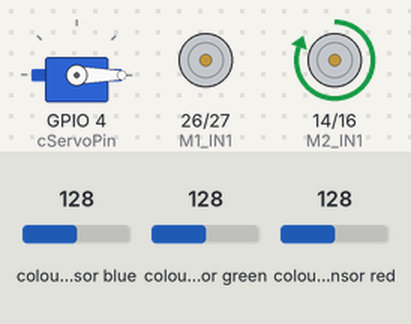
This sketch was run on a simulated ESP32. On the bench: servo, motor-driver pin pairs drawn as motors (green arrow = first pin HIGH = forward, orange = second pin HIGH = backward, longer = more drive, scaled by the enable pin). The test bench sets the inputs (shaded band); at power-on: colour sensor green 128, colour sensor blue 128, colour sensor red 128. Servo pulses on a pin are drawn as a servo (544–2400 µs = 0–180°); what the sketch prints to the serial monitor is not drawn.

Above: at 2.2 s.
2.3 s: colour sensor green set to 167
5.3 s: colour sensor green set to 173
At 7.5 s:
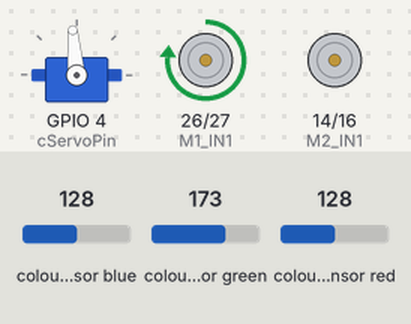
8.3 s: colour sensor blue set to 121
At 10.6 s:
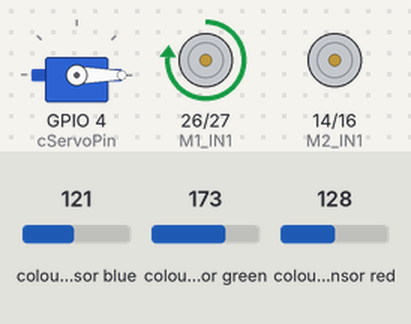
11.3 s: colour sensor blue set to 128
At 14.2 s:
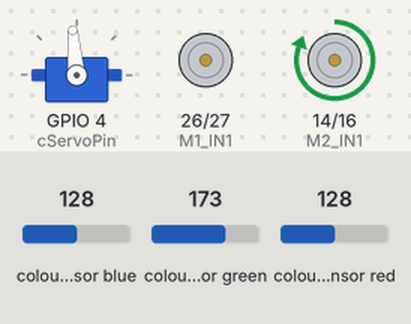
14.3 s: colour sensor blue set to 5
At 16.23 s:
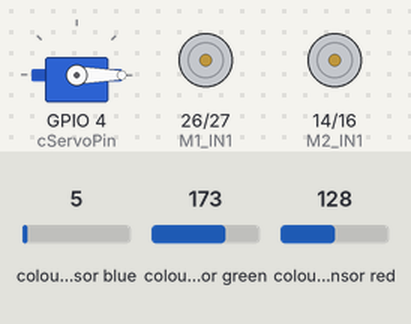
Timing chart, 0 to 18.3 s (numbered marks = the images above; inputs shaded):
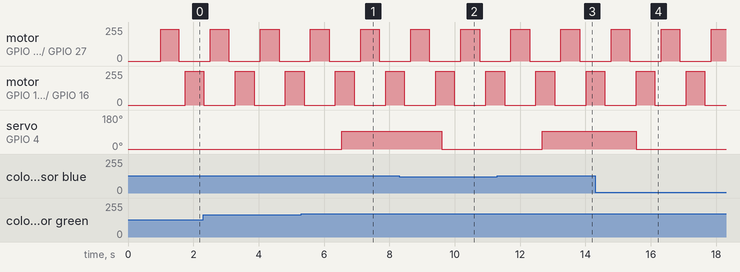

Measured:
- the behaviour switches between 170 and 171 on colour sensor green (found by bisection; images 0 and 1)
- the behaviour switches between 126 and 125 on colour sensor blue (found by bisection; images 1 and 2)
- after the input at 5.3 s, servo on GPIO 4 (cServoPin): 0° → 95° after 1.2 s
- after the input at 8.3 s, servo on GPIO 4 (cServoPin): 95° → 0° after 1.3 s
- after the input at 11.3 s, servo on GPIO 4 (cServoPin): 0° → 95° after 1.4 s
- after the input at 14.3 s, servo on GPIO 4 (cServoPin): 95° → 0° after 1.2 s
- by itself, motor on GPIO 26 (M1_IN1) / GPIO 27 (M1_IN2): alternates forward 239/255 for 0.57 s and stopped for 0.96 s
- by itself, motor on GPIO 14 (M2_IN1) / GPIO 16 (M2_IN2): alternates forward 255/255 for 0.57 s and stopped for 0.96 s

The sketch:

SortingSystem.ino
```cpp
// Milestone 4 Full Sorting System Code
// Lab 003, Group 001
#include <Wire.h>
#include "Adafruit_TCS34725.h"
#include <math.h>

// -------------------- Servo setup --------------------------
const int cServoPin = 4;
const long cMinDutyCycle = 400;
const long cMaxDutyCycle = 2100;

// Servo positions
const int SERVO_POS_DEFAULT = 0;    // non-green direction
const int SERVO_POS_GREEN   = 90;   // green direction

enum ServoState { SERVO_AT_DEFAULT, SERVO_MOVING_TO_GREEN, SERVO_AT_GREEN, SERVO_MOVING_TO_DEFAULT };
ServoState servoState = SERVO_AT_DEFAULT;

// Debounce timers
uint32_t greenSeenAt    = 0;
uint32_t notGreenSeenAt = 0;
bool greenConfirmed     = false;
const uint32_t CONFIRM_MS = 1000;

// -------------------- I2C pins -----------------------------
static const int SDA_PIN = 21;
static const int SCL_PIN = 22;

// -------------------- Color sensor -------------------------
Adafruit_TCS34725 tcs =
  Adafruit_TCS34725(TCS34725_INTEGRATIONTIME_50MS, TCS34725_GAIN_4X);

static const uint8_t AVG_SAMPLES = 3;
static const uint16_t LOOP_DELAY_MS = 25;

float GREEN_MIN_NORM = 0.40f;
float RED_MAX_NORM   = 0.30f;
float BLUE_MAX_NORM  = 0.32f;
float HUE_MIN_DEG    = 115.0f;
float HUE_MAX_DEG    = 135.0f;
float DOMINANCE_MIN  = 0.10f;
uint16_t CLEAR_MIN   = 150;

// -------------------- Motor setup --------------------------
const int M1_IN1 = 26;
const int M1_IN2 = 27;
const int M1_PWM = 25;
const int M2_IN1 = 14;
const int M2_IN2 = 16;
const int M2_PWM = 17;

const int PWM_FREQ = 20000;
const int PWM_RES  = 8;

const int M1_SPEED = 240;
const int M2_SPEED = 255;

const unsigned long RUN_TIME  = 500;   // how long each motor runs
const unsigned long GAP_TIME  = 0;   // pause between motors

enum MotorState { M1_RUNNING, GAP_TO_M2, M2_RUNNING, GAP_TO_M1 };
MotorState motorState = M1_RUNNING;
unsigned long motorStateStart = 0;

// -------------------- Data structure -----------------------
struct ColorReading {
  uint16_t r, g, b, c;
  float rn, gn, bn;
  float hue, sat, val;
  float dominance;
};

// -------------------- Utility functions --------------------
void rgbToHsv(float r, float g, float b, float &h, float &s, float &v) {
  float maxVal = fmaxf(r, fmaxf(g, b));
  float minVal = fminf(r, fminf(g, b));
  float delta = maxVal - minVal;
  v = maxVal;
  if (maxVal <= 0.0f) { s = 0.0f; h = 0.0f; return; }
  s = delta / maxVal;
  if (delta <= 0.000001f) { h = 0.0f; return; }
  if (maxVal == r)      h = 60.0f * fmodf(((g - b) / delta), 6.0f);
  else if (maxVal == g) h = 60.0f * (((b - r) / delta) + 2.0f);
  else                  h = 60.0f * (((r - g) / delta) + 4.0f);
  if (h < 0.0f) h += 360.0f;
}

bool hueInGreenRange(float h) {
  return (h >= HUE_MIN_DEG && h <= HUE_MAX_DEG);
}

ColorReading readAveragedColor() {
  uint32_t rSum = 0, gSum = 0, bSum = 0, cSum = 0;
  for (uint8_t i = 0; i < AVG_SAMPLES; i++) {
    uint16_t r, g, b, c;
    tcs.getRawData(&r, &g, &b, &c);
    rSum += r; gSum += g; bSum += b; cSum += c;
    delay(5);
  }
  ColorReading out;
  out.r = rSum / AVG_SAMPLES;
  out.g = gSum / AVG_SAMPLES;
  out.b = bSum / AVG_SAMPLES;
  out.c = cSum / AVG_SAMPLES;
  float sumRGB = (float)out.r + (float)out.g + (float)out.b;
  if (sumRGB < 1.0f) sumRGB = 1.0f;
  out.rn = out.r / sumRGB;
  out.gn = out.g / sumRGB;
  out.bn = out.b / sumRGB;
  rgbToHsv(out.rn, out.gn, out.bn, out.hue, out.sat, out.val);
  out.dominance = out.gn - fmaxf(out.rn, out.bn);
  return out;
}

bool isGreenEraser(const ColorReading &x) {
  if (x.c < CLEAR_MIN)             return false;
  if (x.gn < GREEN_MIN_NORM)       return false;
  if (x.rn > RED_MAX_NORM)         return false;
  if (x.bn > BLUE_MAX_NORM)        return false;
  if (x.dominance < DOMINANCE_MIN) return false;
  if (!hueInGreenRange(x.hue))     return false;
  return true;
}

void printHeader() {
  Serial.println();
  Serial.println("r,g,b,c,rNorm,gNorm,bNorm,hue,sat,val,dominance,isGreen,servoState");
  Serial.println("--------------------------------------------------------------------");
}

void printReading(const ColorReading &x, bool greenNow) {
  Serial.print(x.r);            Serial.print(",");
  Serial.print(x.g);            Serial.print(",");
  Serial.print(x.b);            Serial.print(",");
  Serial.print(x.c);            Serial.print(",");
  Serial.print(x.rn, 4);        Serial.print(",");
  Serial.print(x.gn, 4);        Serial.print(",");
  Serial.print(x.bn, 4);        Serial.print(",");
  Serial.print(x.hue, 1);       Serial.print(",");
  Serial.print(x.sat, 3);       Serial.print(",");
  Serial.print(x.val, 3);       Serial.print(",");
  Serial.print(x.dominance, 4); Serial.print(",");
  Serial.print(greenNow ? 1 : 0); Serial.print(",");
  Serial.println(servoState);
}

long degreesToDutyCycle(int deg) {
  return map(deg, 0, 180, cMinDutyCycle, cMaxDutyCycle);
}

void moveServoTo(int deg) {
  ledcWrite(cServoPin, degreesToDutyCycle(deg));
}

// -------------------- Motor functions ----------------------
void turnMotor1On() {
  digitalWrite(M1_IN1, HIGH);
  digitalWrite(M1_IN2, LOW);
  ledcWrite(M1_PWM, M1_SPEED);
}
void turnMotor1Off() {
  ledcWrite(M1_PWM, 0);
  digitalWrite(M1_IN1, LOW);
  digitalWrite(M1_IN2, LOW);
}
void turnMotor2On() {
  digitalWrite(M2_IN1, HIGH);
  digitalWrite(M2_IN2, LOW);
  ledcWrite(M2_PWM, M2_SPEED);
}
void turnMotor2Off() {
  ledcWrite(M2_PWM, 0);
  digitalWrite(M2_IN1, LOW);
  digitalWrite(M2_IN2, LOW);
}

// -------------------- Motor state machine ------------------
void updateMotors() {
  unsigned long now = millis();
  switch (motorState) {
    case M1_RUNNING:
      if (now - motorStateStart >= RUN_TIME) {
        turnMotor1Off();
        motorStateStart = now;
        motorState = GAP_TO_M2;
      }
      break;
    case GAP_TO_M2:
      if (now - motorStateStart >= GAP_TIME) {
        turnMotor2On();
        motorStateStart = now;
        motorState = M2_RUNNING;
      }
      break;
    case M2_RUNNING:
      if (now - motorStateStart >= RUN_TIME) {
        turnMotor2Off();
        motorStateStart = now;
        motorState = GAP_TO_M1;
      }
      break;
    case GAP_TO_M1:
      if (now - motorStateStart >= GAP_TIME) {
        turnMotor1On();
        motorStateStart = now;
        motorState = M1_RUNNING;
      }
      break;
  }
}

// -------------------- Setup --------------------------------
void setup() {
  Serial.begin(115200);
  delay(1000);

  // Color sensor
  Wire.begin(SDA_PIN, SCL_PIN);
  if (!tcs.begin()) {
    Serial.println("ERROR: Color sensor not found. Check wiring.");
    while (true) { delay(100); }
  }
  Serial.println("Color sensor found.");
  printHeader();

  // Servo — start at non-green position
  pinMode(cServoPin, OUTPUT);
  ledcAttach(cServoPin, 50, 14);
  moveServoTo(SERVO_POS_DEFAULT);

  // Motors
  pinMode(M1_IN1, OUTPUT); pinMode(M1_IN2, OUTPUT);
  pinMode(M2_IN1, OUTPUT); pinMode(M2_IN2, OUTPUT);
  digitalWrite(M1_IN1, LOW); digitalWrite(M1_IN2, LOW);
  digitalWrite(M2_IN1, LOW); digitalWrite(M2_IN2, LOW);

  bool ok1 = ledcAttach(M1_PWM, PWM_FREQ, PWM_RES);
  bool ok2 = ledcAttach(M2_PWM, PWM_FREQ, PWM_RES);
  if (!ok1 || !ok2) {
    Serial.println("PWM attach failed");
    while (true) {}
  }

  // Start with motor 1
  turnMotor1On();
  motorStateStart = millis();
}

// -------------------- Loop ---------------------------------
void loop() {
  uint32_t now = millis();

  // --- Color reading ---
  ColorReading x = readAveragedColor();
  bool greenNow = isGreenEraser(x);
  printReading(x, greenNow);

  // --- Servo logic ---
  if (servoState == SERVO_AT_DEFAULT) {
    if (greenNow) {
      if (greenSeenAt == 0) greenSeenAt = now;
      if (now - greenSeenAt >= CONFIRM_MS) {
        moveServoTo(SERVO_POS_GREEN);
        servoState = SERVO_AT_GREEN;
        greenConfirmed = true;
        notGreenSeenAt = 0;
        Serial.println(">>> SERVO → GREEN");
      }
    } else {
      greenSeenAt = 0;
    }
  }
  else if (servoState == SERVO_AT_GREEN) {
    if (!greenNow) {
      if (notGreenSeenAt == 0) notGreenSeenAt = now;
      if (now - notGreenSeenAt >= CONFIRM_MS) {
        moveServoTo(SERVO_POS_DEFAULT);
        servoState = SERVO_AT_DEFAULT;
        greenSeenAt = 0;
        Serial.println(">>> SERVO → DEFAULT");
      }
    } else {
      notGreenSeenAt = 0;
    }
  }

  // --- Motor state machine ---
  updateMotors();

  delay(LOOP_DELAY_MS);
}
```
